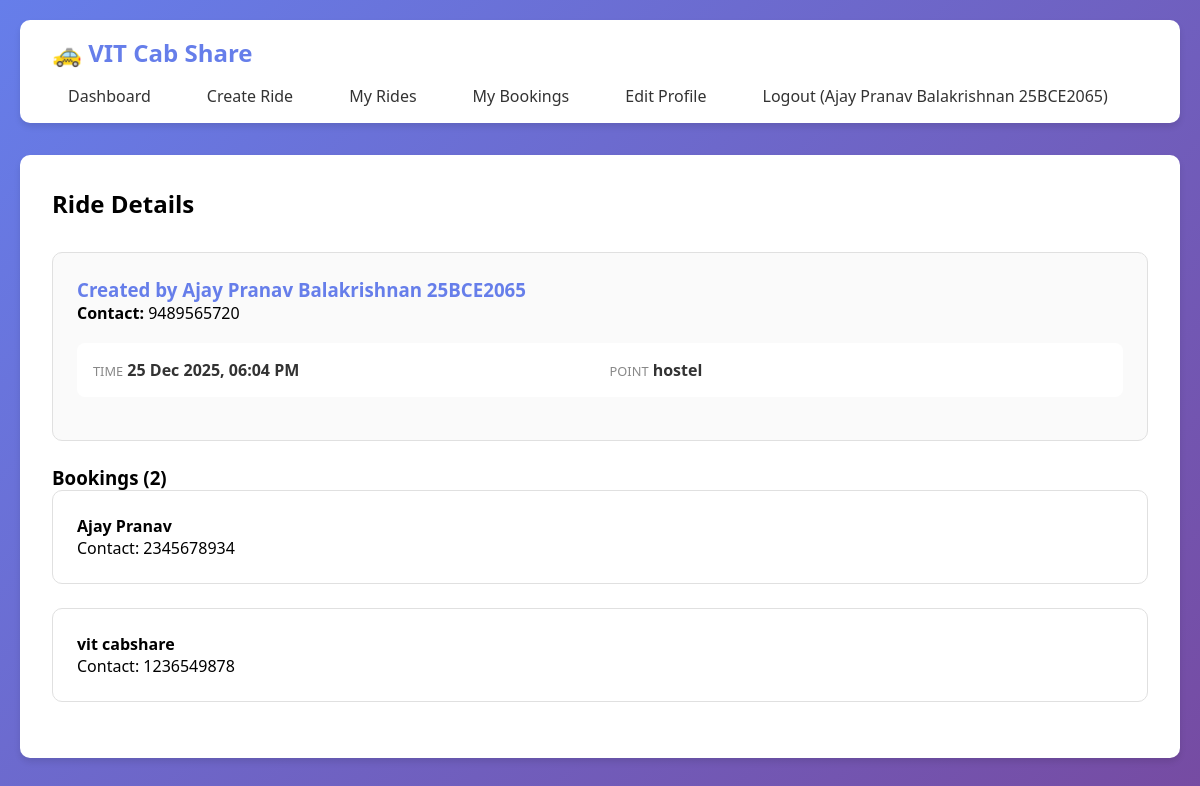
Screenshot of /ride_details/2 (signed in) with the database file from the repository.
### app.py (models this page shows)
class User(db.Model):
    id = db.Column(db.Integer, primary_key=True)
    name = db.Column(db.String(100), nullable=False)
    email = db.Column(db.String(120), unique=True, nullable=False)
    phone = db.Column(db.String(15), nullable=True)
    google_id = db.Column(db.String(100), unique=True, nullable=False)
    rides = db.relationship('Ride', backref='creator', lazy=True)
    bookings = db.relationship('Booking', backref='user', lazy=True)

class Ride(db.Model):
    id = db.Column(db.Integer, primary_key=True)
    user_id = db.Column(db.Integer, db.ForeignKey('user.id'), nullable=False)
    departure_time = db.Column(db.DateTime, nullable=False)
    total_seats = db.Column(db.Integer, nullable=False)
    available_seats = db.Column(db.Integer, nullable=False)
    cost_per_person = db.Column(db.Integer, nullable=False)
    meeting_point = db.Column(db.String(200), nullable=False)
    drop_point = db.Column(db.String(200), nullable=False, default='Katpadi Railway Station')
    notes = db.Column(db.Text)
    created_at = db.Column(db.DateTime, default=datetime.utcnow)
    bookings = db.relationship('Booking', backref='ride', lazy=True)

class Booking(db.Model):
    id = db.Column(db.Integer, primary_key=True)
    ride_id = db.Column(db.Integer, db.ForeignKey('ride.id'), nullable=False)
    user_id = db.Column(db.Integer, db.ForeignKey('user.id'), nullable=False)
    seats_booked = db.Column(db.Integer, nullable=False)
    booked_at = db.Column(db.DateTime, default=datetime.utcnow)

### app.py (the view)
@app.route('/ride_details/<int:ride_id>')
def ride_details(ride_id):
    if 'user_id' not in session:
        return redirect(url_for('login'))
    ride = Ride.query.get_or_404(ride_id)
    bookings = Booking.query.filter_by(ride_id=ride_id).all()
    user_booking = Booking.query.filter_by(ride_id=ride_id, user_id=session['user_id']).first()
    return render_template('ride_details.html', ride=ride, bookings=bookings, user_booking=user_booking)

### templates/ride_details.html (shortened to what this page needs)
{% extends "base.html" %}
{% block content %}
<h2 style="margin-bottom: 2rem;">Ride Details</h2>
<div class="ride-card">
    <h3 style="color: #667eea;">Created by {{ ride.creator.name }}</h3>
    <p><strong>Contact:</strong> {{ ride.creator.phone }}</p>
    <div class="ride-info">
        <div class="info-item">
            <span class="info-label">Time</span>
            <span class="info-value">{{ ride.departure_time.strftime('%d %b %Y, %I:%M %p') }}</span>
        </div>
        <div class="info-item">
            <span class="info-label">Point</span>
            <span class="info-value">{{ ride.meeting_point }}</span>
        </div>
    </div>
</div>
<h3>Bookings ({{ bookings|length }})</h3>
{% for booking in bookings %}
<div class="ride-card" style="background: white;">
    <p><strong>{{ booking.user.name }}</strong></p>
    {% if ride.user_id == session.user_id %}
    <p>Contact: {{ booking.user.phone }}</p>
    {% endif %}
</div>
{% endfor %}
{% endblock %}

### templates/base.html (shortened to what this page needs)
<!DOCTYPE html>
<html lang="en">
<head>
</head>
<body>
    <div class="container">
        <nav>
            <h1>🚕 VIT Cab Share</h1>
            <ul>
                {% if session.user_id %}
                    <li><a href="{{ url_for('index') }}">Dashboard</a></li>
                    <li><a href="{{ url_for('create_ride') }}">Create Ride</a></li>
                    <li><a href="{{ url_for('my_rides') }}">My Rides</a></li>
                    <li><a href="{{ url_for('my_bookings') }}">My Bookings</a></li>
                    <li><a href="{{ url_for('edit_profile') }}">Edit Profile</a></li>
                    <li><a href="{{ url_for('logout') }}">Logout ({{ session.user_name }})</a></li>
                {% else %}
                    <li><a href="{{ url_for('login') }}">Login with Google</a></li>
                {% endif %}
            </ul>
        </nav>
        <div class="content">
            {% block content %}{% endblock %}
        </div>
    </div>
</body>
</html>

### templates/base.html (style rules this page uses)
* { margin: 0; padding: 0; box-sizing: border-box; }
body { font-family: 'Segoe UI', Tahoma, Geneva, Verdana, sans-serif; background: linear-gradient(135deg, #667eea 0%, #764ba2 100%); min-height: 100vh; padding: 20px; }
.container { max-width: 1200px; margin: 0 auto; }
nav { background: white; padding: 1rem 2rem; border-radius: 10px; margin-bottom: 2rem; box-shadow: 0 4px 6px rgba(0,0,0,0.1); display: flex; justify-content: space-between; align-items: center; flex-wrap: wrap; gap: 1rem; }
nav h1 { color: #667eea; font-size: 1.5rem; }
nav ul { list-style: none; display: flex; gap: 1.5rem; flex-wrap: wrap; }
nav a { color: #333; text-decoration: none; font-weight: 500; transition: all 0.3s; padding: 0.5rem 1rem; border-radius: 5px; }
.content { background: white; padding: 2rem; border-radius: 10px; box-shadow: 0 4px 6px rgba(0,0,0,0.1); }
.ride-card { border: 1px solid #e0e0e0; padding: 1.5rem; border-radius: 10px; margin-bottom: 1.5rem; background: #fafafa; }
.ride-info { display: grid; grid-template-columns: repeat(auto-fit, minmax(180px, 1fr)); gap: 1.2rem; margin: 1.2rem 0; background: white; padding: 1rem; border-radius: 8px; }
.info-label { font-size: 0.8rem; color: #888; text-transform: uppercase; }
.info-value { font-weight: 600; color: #333; }

### rows the page displays
User: user_name "Ajay Pranav Balakrishnan 25BCE2065", creator.name "Ajay Pranav Balakrishnan 25BCE2065", creator.phone "9489565720"
Ride: departure_time "25 Dec 2025, 06:04 PM", meeting_point "hostel"
Booking: user.name "Ajay Pranav", user.phone "2345678934"
Booking: user.name "vit cabshare", user.phone "1236549878"

### other values shown
{{ bookings|length }} "2"
